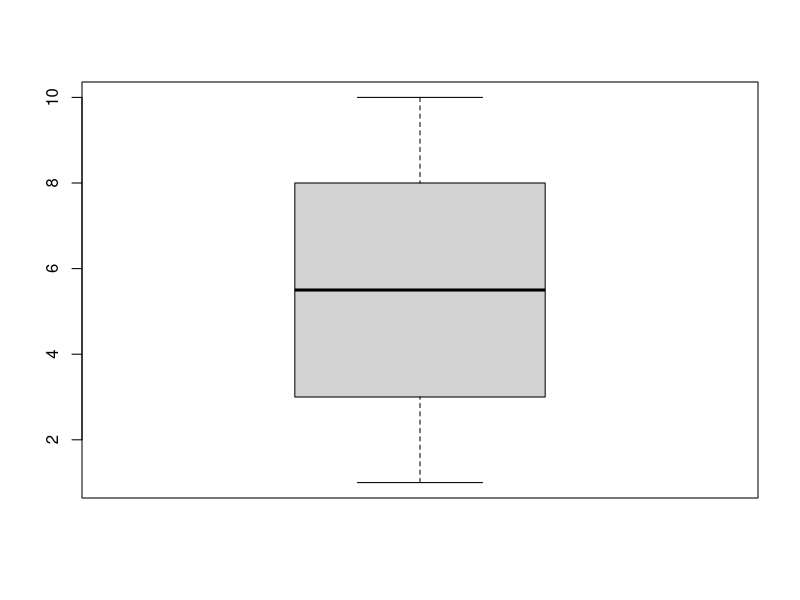
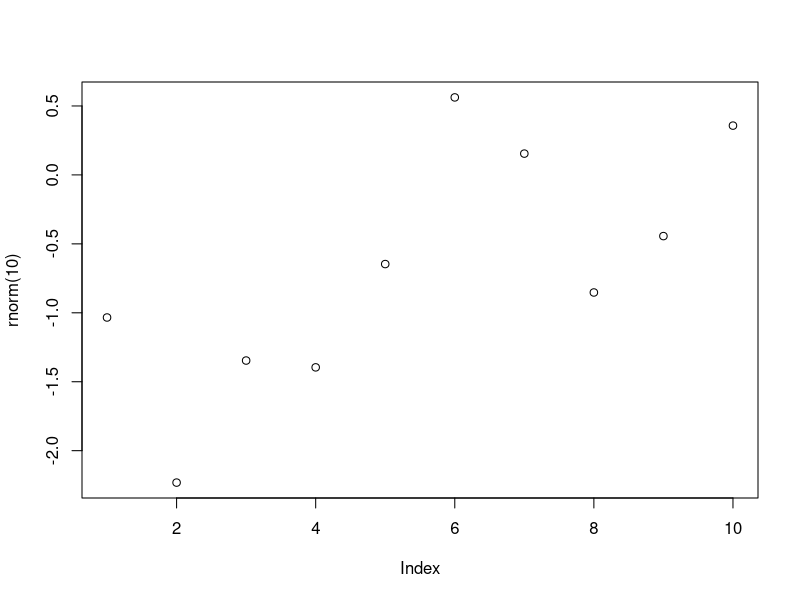
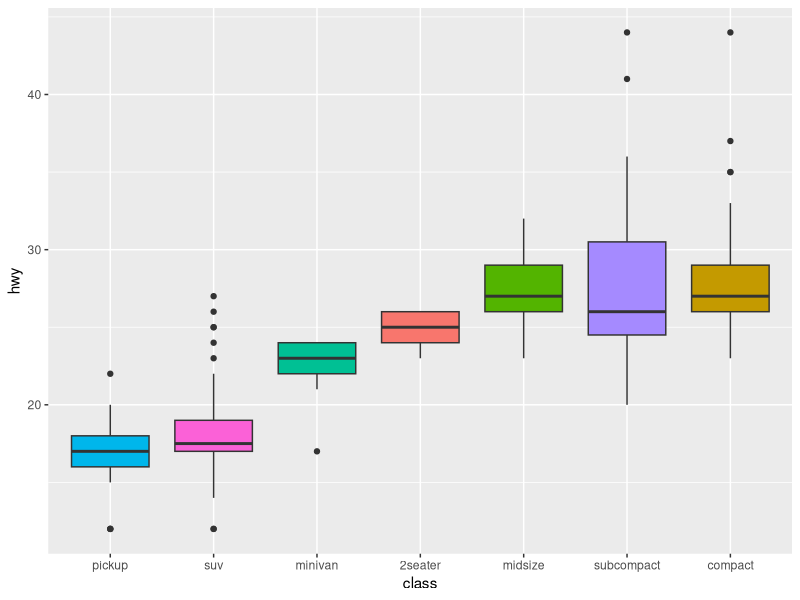

These figures' R source, in order:
## ---- chunk 1
library(kableExtra)
library(tidyverse)

# a table
head(mtcars, n=5) %>%
  kbl() %>%
  kable_styling()
## ---- chunk 2
library(kableExtra)
kable(
  head(mtcars, n=5)) %>% kable_styling()
## ---- chunk 3
mtcars %>% 
  group_by(gear) %>% 
  summarise(cyl = mean(cyl),
            disp = mean(disp)) %>%
  kbl() %>%
  kable_styling()
## ---- chunk 4
boxplot(1:10)
plot(rnorm(10))
## ---- chunk 5
library(tidyverse)
mpg %>%
  ggplot( aes(x=reorder(class, hwy), y=hwy, fill=class)) + 
    geom_boxplot() +
    xlab("class") +
    theme(legend.position="none")
## ---- chunk 6
library(parameters)
model <- lm(Sepal.Width ~ Petal.Length * Species + Petal.Width, data = iris)

# regular model parameters
model_parameters(model)
## ---- chunk 7
# standardized parameters
model_parameters(model, standardize = "refit")
